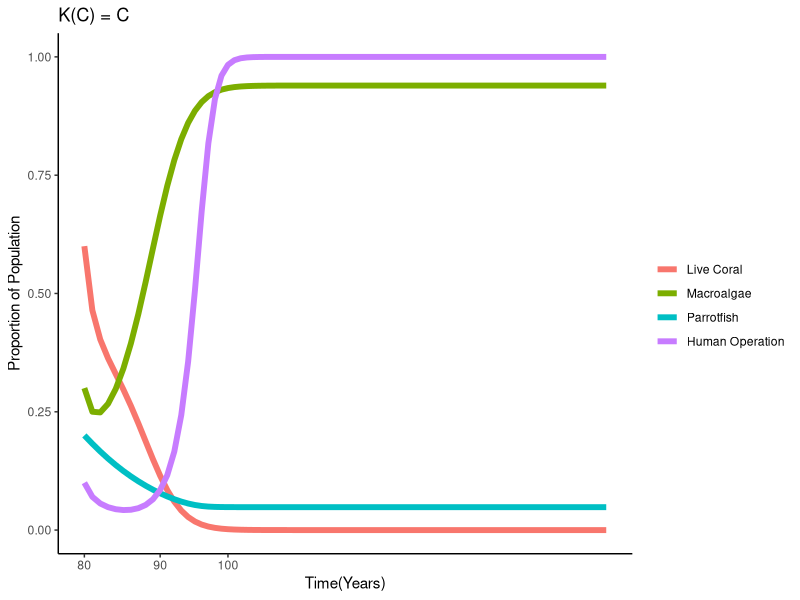
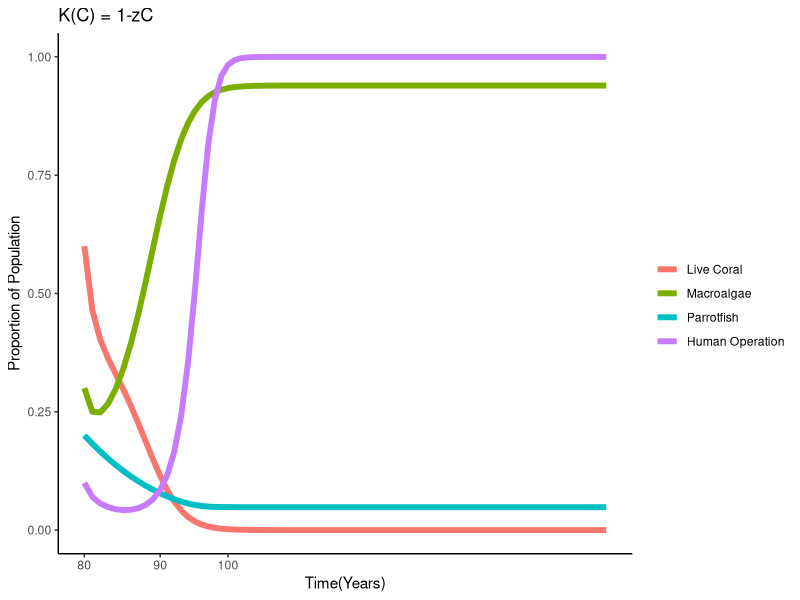
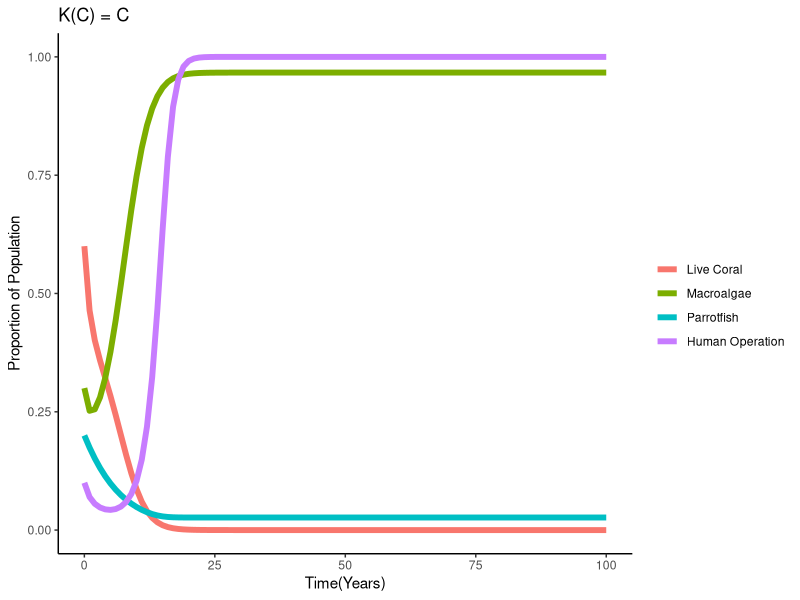
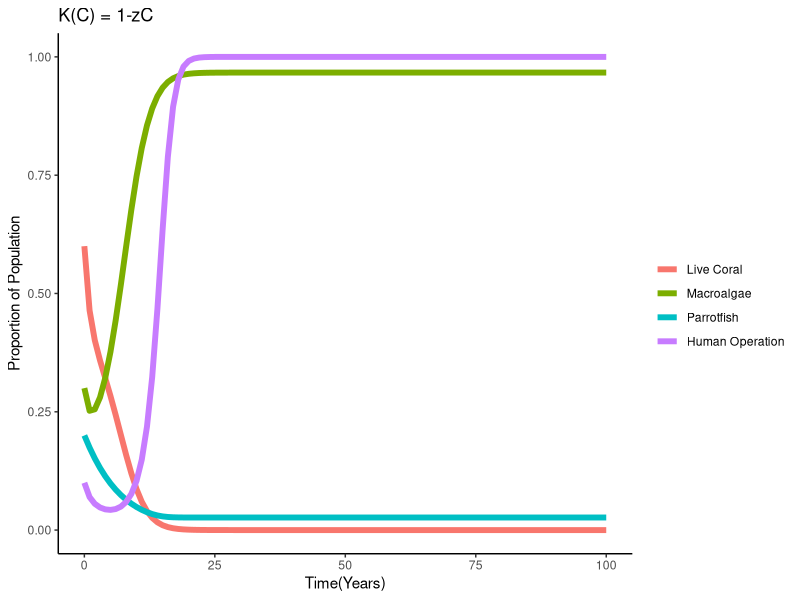
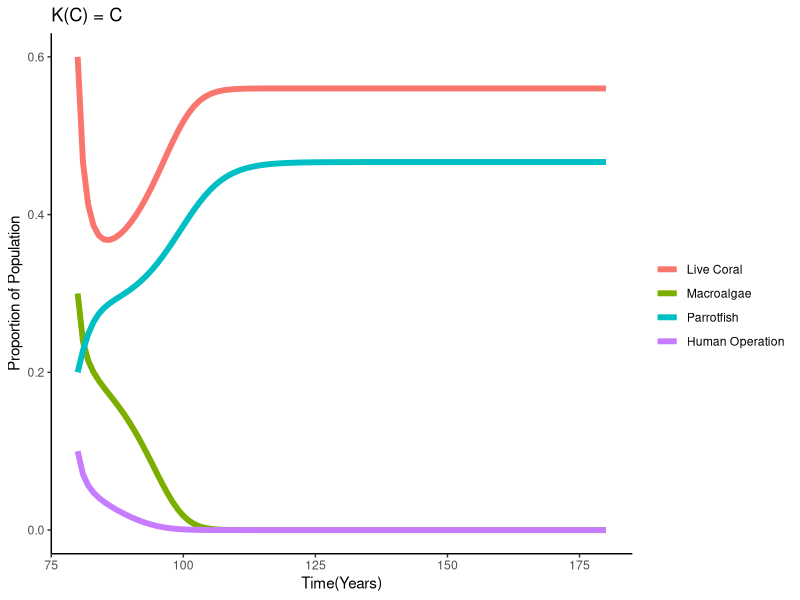
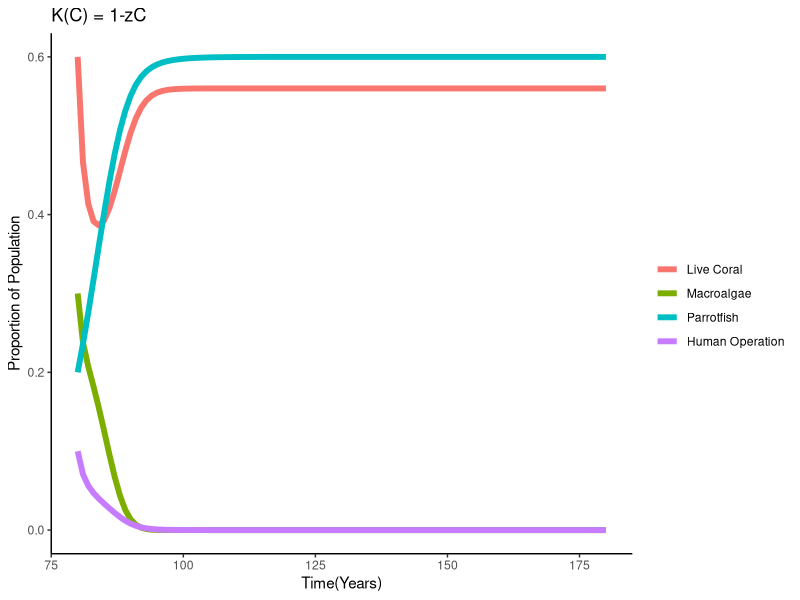
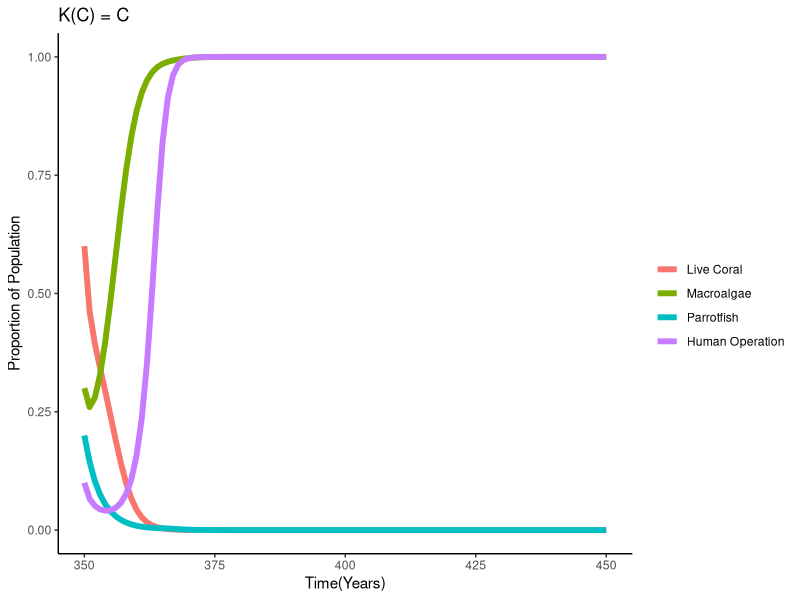
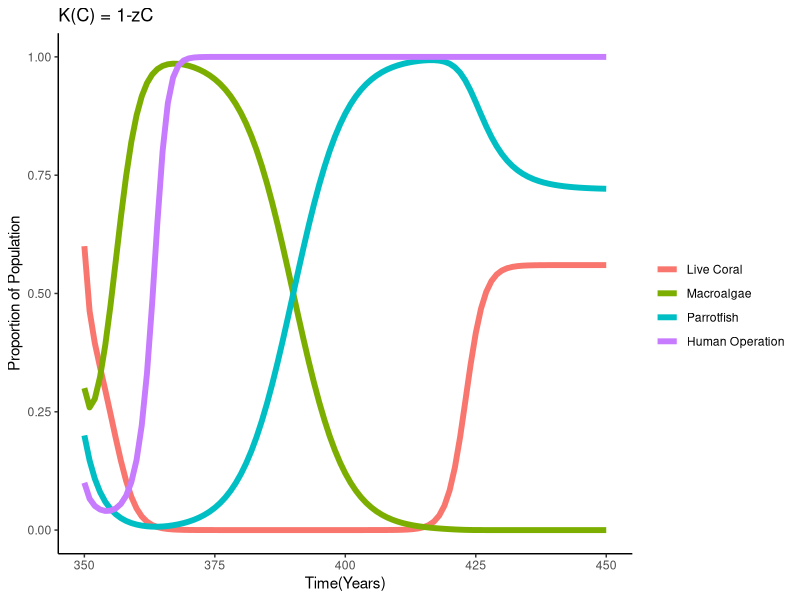

Write the R code that produced these figures, in order.
## ---- chunk 1
knitr::opts_chunk$set(echo = TRUE)

library(deSolve)
library(tidyverse)
library(ggplot2)

## ---- chunk 2
closed.coral.model1 <- function (t, y, params) {
  ## first extract the state variables
  M <- y[1]
  C <- y[2]
  P <- y[3]
  X <- y[4]
  #TT <- y[5]
  
  ## now extract the parameters
  alpha <- params["alpha"]
  gamma <- params["gamma"]
  r <- params["r"]
  d <- params["d"]
  kappa <- params["kappa"]
  sigma <- params["sigma"]
  s <- params["s"]
  j <- params["j"]
  phi <- params["phi"]
  TT <- 1 - M - C
  
  ## now code the model equations
  dMdt <- alpha*M*C - (P*M)/(M+TT) + gamma*M*TT
  dCdt <- r*TT*C - d*C - alpha*M*C
  #dTTdt <- (P*M)/(M+TT) - gamma*M*TT - r*TT*C + d*C
  dPdt <- s*P*(1-(P/C)) - sigma*P*(1-X)
  dXdt <- kappa*X*(1-X)*(-1+j*(1-C)-sigma*P*(1-X)+phi *(2*X-1))
  
  ## combine results into a single vector
  dydt <- c(dMdt,dCdt, dPdt, dXdt)
  ## return result as a list!
  
  list(dydt)
}

closed.coral.model2 <- function (t, y, params) {
  ## first extract the state variables
  M <- y[1]
  C <- y[2]
  P <- y[3]
  X <- y[4]
  #TT <- y[5]
  
  ## now extract the parameters
  alpha <- params["alpha"]
  gamma <- params["gamma"]
  r <- params["r"]
  d <- params["d"]
  kappa <- params["kappa"]
  sigma <- params["sigma"]
  s <- params["s"]
  j <- params["j"]
  phi <- params["phi"]
  z <- params["z"]
  TT <- 1 - M - C
  
  ## now code the model equations
  dMdt <- alpha*M*C - (P*M)/(M+TT) + gamma*M*TT
  dCdt <- r*TT*C - d*C - alpha*M*C
  #dTTdt <- (P*M)/(M+TT) - gamma*M*TT - r*TT*C + d*C
  dPdt <- s*P*(1-(P/(1-z*C))) - sigma*P*(1-X)
  dXdt <- kappa*X*(1-X)*(-1+j*(1-C)-sigma*P*(1-X)+phi *(2*X-1))
  
  ## combine results into a single vector
  dydt <- c(dMdt,dCdt, dPdt, dXdt)
  
  ## return result as a list!
  list(dydt)
}
## ---- chunk 3
#paper changes sigma and s
parms1 <- c(alpha = .1, gamma = .8, r = 1, d = .44, kappa = 1.014, sigma = .1, s = 0, j = 1.68, phi = .2)
parms2 <- c(alpha = .1, gamma = .8, r = 1, d = .44, kappa = 1.014, sigma = .1, s = 0, j = 1.68, phi = .2, z = .5)

times <- seq(from = 80, to = 180, by = 1)
xstart <- c(M = .3, C = .6, P = .2, X = .1) #No initial condition listed for TT

ode(
  func=closed.coral.model1,
  y=xstart,
  times=times,
  parms=parms1
) %>%
  as.data.frame() -> out1

out1 %>%
 gather(variable,value,-time) %>%
  ggplot(aes(x = time, y = value, color = variable)) +
  geom_line(size=2) +
  scale_x_log10() +
  theme(legend.title=NULL) +
  theme_classic() +
  scale_color_discrete(name = "", labels = c("Live Coral", "Macroalgae", "Parrotfish", "Human Operation")) +
  labs(title = "K(C) = C", x='Time(Years)', y='Proportion of Population')

ode(
  func=closed.coral.model2,
  y=xstart,
  times=times,
  parms=parms2
) %>%
  as.data.frame() -> out2

out2 %>%
  gather(variable,value,-time) %>%
  ggplot(aes(x = time, y = value, color = variable)) +
  geom_line(size=2) +
  scale_x_log10() +
  theme(legend.title=NULL) +
  theme_classic() +
  scale_color_discrete(name = "", labels = c("Live Coral", "Macroalgae", "Parrotfish", "Human Operation")) +
  labs(title = "K(C) = 1-zC", x='Time(Years)', y='Proportion of Population')

## ---- chunk 4
#paper changes sigma and s
parms1 <- c(alpha = .1, gamma = .8, r = 1, d = .44, kappa = 1.014, sigma = .15, s = 0, j = 1.68, phi = .2)
parms2 <- c(alpha = .1, gamma = .8, r = 1, d = .44, kappa = 1.014, sigma = .15, s = 0, j = 1.68, phi = .2, z = .5)

times <- seq(from = 0, to = 100, by = 1)
xstart <- c(M = .3, C = .6, P = .2, X = .1) #No initial condition listed for TT

ode(
  func=closed.coral.model1,
  y=xstart,
  times=times,
  parms=parms1
) %>%
  as.data.frame() -> out1

out1 %>%
 gather(variable,value,-time) %>%
  ggplot(aes(x = time, y = value, color = variable)) +
  geom_line(size=2) +
  theme(legend.title=NULL) +
  theme_classic() +
  scale_color_discrete(name = "", labels = c("Live Coral", "Macroalgae", "Parrotfish", "Human Operation")) +
  labs(title = "K(C) = C", x='Time(Years)', y='Proportion of Population')

ode(
  func=closed.coral.model2,
  y=xstart,
  times=times,
  parms=parms2
) %>%
  as.data.frame() -> out2

out2 %>%
  gather(variable,value,-time) %>%
  ggplot(aes(x = time, y = value, color = variable)) +
  geom_line(size=2) +
  theme(legend.title=NULL) +
  theme_classic() +
  scale_color_discrete(name = "", labels = c("Live Coral", "Macroalgae", "Parrotfish", "Human Operation")) +
  labs(title = "K(C) = 1-zC", x='Time(Years)', y='Proportion of Population')

## ---- chunk 5
#paper changes sigma and s
parms1 <- c(alpha = .1, gamma = .8, r = 1, d = .44, kappa = 1.014, sigma = .05, s = .3, j = 1.68, phi = .2)
parms2 <- c(alpha = .1, gamma = .8, r = 1, d = .44, kappa = 1.014, sigma = .05, s = .3, j = 1.68, phi = .2, z = .5)

times <- seq(from = 80, to = 180, by = 1)
xstart <- c(M = .3, C = .6, P = .2, X = .1) #No initial condition listed for TT

ode(
  func=closed.coral.model1,
  y=xstart,
  times=times,
  parms=parms1
) %>%
  as.data.frame() -> out1

out1 %>%
 gather(variable,value,-time) %>%
  ggplot(aes(x = time, y = value, color = variable)) +
  geom_line(size=2) +
  theme(legend.title=NULL) +
  theme_classic() +
  scale_color_discrete(name = "", labels = c("Live Coral", "Macroalgae", "Parrotfish", "Human Operation")) +
  labs(title = "K(C) = C", x='Time(Years)', y='Proportion of Population')

ode(
  func=closed.coral.model2,
  y=xstart,
  times=times,
  parms=parms2
) %>%
  as.data.frame() -> out2

out2 %>%
  gather(variable,value,-time) %>%
  ggplot(aes(x = time, y = value, color = variable)) +
  geom_line(size=2) +
  theme(legend.title=NULL) +
  theme_classic() +
  scale_color_discrete(name = "", labels = c("Live Coral", "Macroalgae", "Parrotfish", "Human Operation")) +
  labs(title = "K(C) = 1-zC", x='Time(Years)', y='Proportion of Population')

## ---- chunk 6
#paper changes sigma and s
parms1 <- c(alpha = .1, gamma = .8, r = 1, d = .44, kappa = 1.014, sigma = .5, s = .2, j = 1.68, phi = .2)
parms2 <- c(alpha = .1, gamma = .8, r = 1, d = .44, kappa = 1.014, sigma = .5, s = .2, j = 1.68, phi = .2, z = .5)

times <- seq(from = 350, to = 450, by = 1)
xstart <- c(M = .3, C = .6, P = .2, X = .1) #No initial condition listed for TT

ode(
  func=closed.coral.model1,
  y=xstart,
  times=times,
  parms=parms1
) %>%
  as.data.frame() -> out1

out1 %>%
 gather(variable,value,-time) %>%
  ggplot(aes(x = time, y = value, color = variable)) +
  geom_line(size=2) +
  theme(legend.title=NULL) +
  theme_classic() +
  scale_color_discrete(name = "", labels = c("Live Coral", "Macroalgae", "Parrotfish", "Human Operation")) +
  labs(title = "K(C) = C", x='Time(Years)', y='Proportion of Population')

ode(
  func=closed.coral.model2,
  y=xstart,
  times=times,
  parms=parms2
) %>%
  as.data.frame() -> out2

out2 %>%
  gather(variable,value,-time) %>%
  ggplot(aes(x = time, y = value, color = variable)) +
  geom_line(size=2) +
  theme(legend.title=NULL) +
  theme_classic() +
  scale_color_discrete(name = "", labels = c("Live Coral", "Macroalgae", "Parrotfish", "Human Operation")) +
  labs(title = "K(C) = 1-zC", x='Time(Years)', y='Proportion of Population')

## ---- chunk 7
#paper changes sigma and s
parms1 <- c(alpha = .1, gamma = .8, r = 1, d = .44, kappa = 1.014, sigma = .4, s = .4, j = 1.68, phi = .2)
parms2 <- c(alpha = .1, gamma = .8, r = 1, d = .44, kappa = 1.014, sigma = .4, s = .4, j = 1.68, phi = .2, z = .5)

times <- seq(from = 450, to = 550, by = 1)
xstart <- c(M = .3, C = .6, P = .2, X = .1) #No initial condition listed for TT

ode(
  func=closed.coral.model1,
  y=xstart,
  times=times,
  parms=parms1
) %>%
  as.data.frame() -> out1

out1 %>%
 gather(variable,value,-time) %>%
  ggplot(aes(x = time, y = value, color = variable)) +
  geom_line(size=2) +
  theme(legend.title=NULL) +
  theme_classic() +
  scale_color_discrete(name = "", labels = c("Live Coral", "Macroalgae", "Parrotfish", "Human Operation")) +
  labs(title = "K(C) = C", x='Time(Years)', y='Proportion of Population')

ode(
  func=closed.coral.model2,
  y=xstart,
  times=times,
  parms=parms2
) %>%
  as.data.frame() -> out2

out2 %>%
  gather(variable,value,-time) %>%
  ggplot(aes(x = time, y = value, color = variable)) +
  geom_line(size=2) +
  theme(legend.title=NULL) +
  theme_classic() +
  scale_color_discrete(name = "", labels = c("Live Coral", "Macroalgae", "Parrotfish", "Human Operation")) +
  labs(title = "K(C) = 1-zC", x='Time(Years)', y='Proportion of Population')

## ---- chunk 8
#paper changes sigma and s
parms1 <- c(alpha = .1, gamma = .8, r = 1, d = .44, kappa = 1.014, sigma = .5, s = .35, j = 1.68, phi = .2)
parms2 <- c(alpha = .1, gamma = .8, r = 1, d = .44, kappa = 1.014, sigma = .5, s = .35, j = 1.68, phi = .2, z = .5)

times <- seq(from = 250, to = 350, by = 1)
xstart <- c(M = .3, C = .6, P = .2, X = .1) #No initial condition listed for TT

ode(
  func=closed.coral.model1,
  y=xstart,
  times=times,
  parms=parms1
) %>%
  as.data.frame() -> out1

out1 %>%
 gather(variable,value,-time) %>%
  ggplot(aes(x = time, y = value, color = variable)) +
  geom_line(size=2) +
  theme(legend.title=NULL) +
  theme_classic() +
  scale_color_discrete(name = "", labels = c("Live Coral", "Macroalgae", "Parrotfish", "Human Operation")) +
  labs(title = "K(C) = C", x='Time(Years)', y='Proportion of Population')

ode(
  func=closed.coral.model2,
  y=xstart,
  times=times,
  parms=parms2
) %>%
  as.data.frame() -> out2

out2 %>%
  gather(variable,value,-time) %>%
  ggplot(aes(x = time, y = value, color = variable)) +
  geom_line(size=2) +
  theme(legend.title=NULL) +
  theme_classic() +
  scale_color_discrete(name = "", labels = c("Live Coral", "Macroalgae", "Parrotfish", "Human Operation")) +
  labs(title = "K(C) = 1-zC", x='Time(Years)', y='Proportion of Population')
